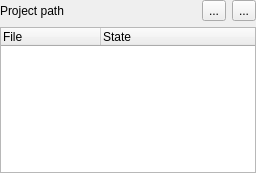
<?xml version="1.0" encoding="UTF-8"?>
<ui version="4.0">
 <class>ProjectExplorer</class>
 <widget class="QWidget" name="ProjectExplorer">
  <property name="geometry">
   <rect>
    <x>0</x>
    <y>0</y>
    <width>256</width>
    <height>173</height>
   </rect>
  </property>
  <property name="windowTitle">
   <string>continuum project</string>
  </property>
  <layout class="QVBoxLayout" name="verticalLayout">
   <property name="margin">
    <number>0</number>
   </property>
   <item>
    <layout class="QHBoxLayout" name="horizontalLayout">
     <item>
      <widget class="QLabel" name="project_path">
       <property name="text">
        <string>Project path</string>
       </property>
      </widget>
     </item>
     <item>
      <spacer name="horizontalSpacer">
       <property name="orientation">
        <enum>Qt::Horizontal</enum>
       </property>
       <property name="sizeHint" stdset="0">
        <size>
         <width>40</width>
         <height>20</height>
        </size>
       </property>
      </spacer>
     </item>
     <item>
      <widget class="QToolButton" name="refresh_project_files">
       <property name="toolTip">
        <string>Refresh project files</string>
       </property>
       <property name="text">
        <string>...</string>
       </property>
      </widget>
     </item>
     <item>
      <widget class="QToolButton" name="open_project_settings">
       <property name="toolTip">
        <string>Edit project settings</string>
       </property>
       <property name="text">
        <string>...</string>
       </property>
      </widget>
     </item>
    </layout>
   </item>
   <item>
    <widget class="QTreeWidget" name="project_tree">
     <column>
      <property name="text">
       <string>File</string>
      </property>
     </column>
     <column>
      <property name="text">
       <string>State</string>
      </property>
     </column>
    </widget>
   </item>
  </layout>
 </widget>
 <resources/>
 <connections/>
</ui>
